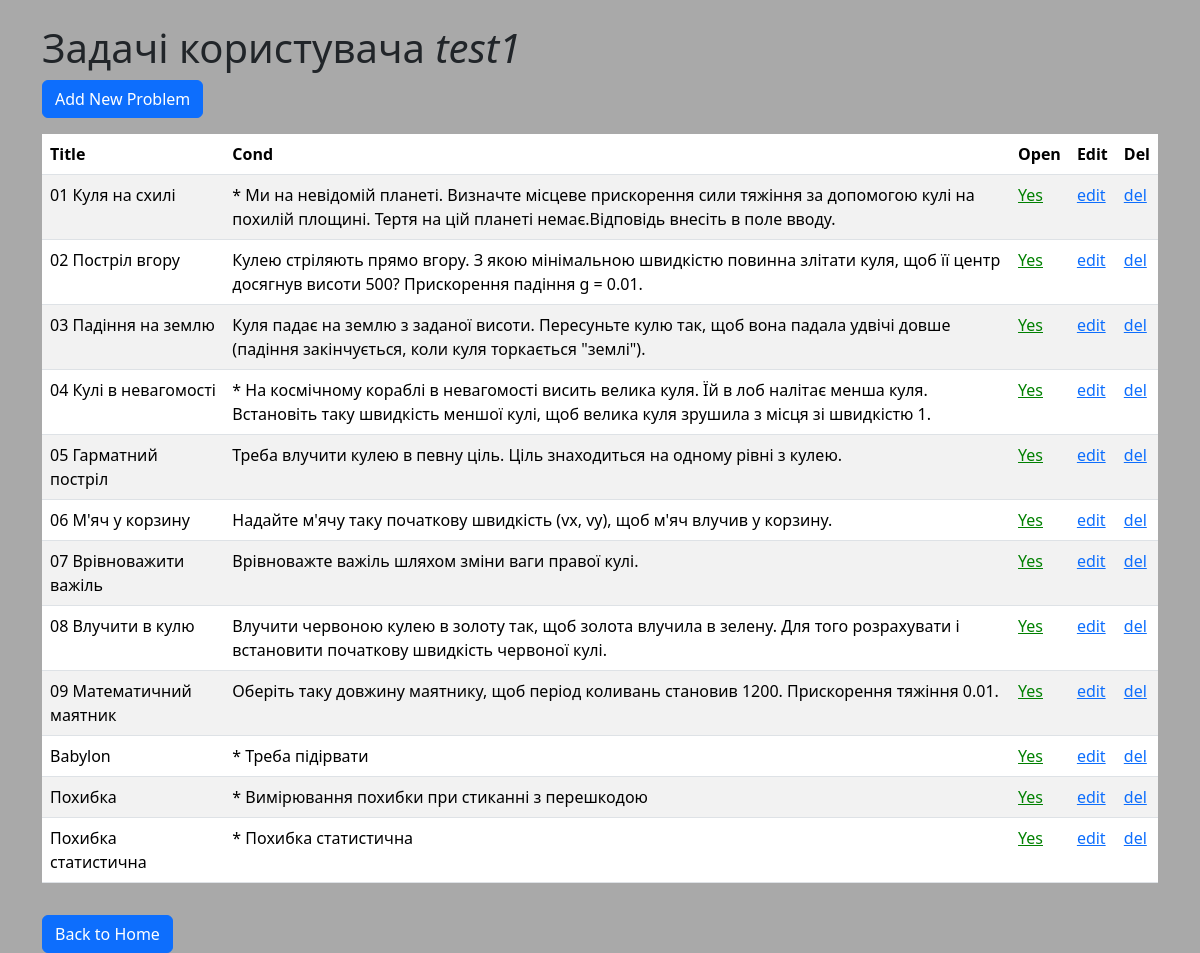
/admin (signed in), run on the app's committed database.
### web_macro_mech/models.py (models this page shows)
class Base(DeclarativeBase):
    pass

class User(Base, UserMixin):
    __tablename__ = "users"
    id: Mapped[int] = mapped_column(primary_key=True)
    username: Mapped[str] = mapped_column(String(150), unique=True, nullable=False)
    password_hash: Mapped[str] = mapped_column(String(128), nullable=False)
    problems: Mapped[list["Problem"]] = relationship(back_populates="user")

class Problem(Base):
    __tablename__ = "problems"
    id: Mapped[int] = mapped_column(primary_key=True)
    title: Mapped[str] = mapped_column(String(150), nullable=False)
    cond: Mapped[str] = mapped_column(Text, nullable=False)
    init: Mapped[str] = mapped_column(Text, nullable=False)
    answer: Mapped[str] = mapped_column(Text, nullable=False)
    isOpen: Mapped[bool] = mapped_column(Boolean, default=True)
    username: Mapped[str] = mapped_column(ForeignKey("users.username"))
    user: Mapped["User"] = relationship(back_populates="problems")

### web_macro_mech/routes/main.py (the view)
@main_bp.route('/admin', methods=['GET'])
@login_required
def admin():
    with SessionLocal() as db:
        problems = db.query(Problem).filter(Problem.username == current_user.username).all()
        return render_template('admin.html', problems=problems)

### web_macro_mech/__init__.py (called while the page is built)
@login_manager.user_loader
def load_user(user_id):
    with SessionLocal() as session:
        return session.get(User, int(user_id))

### web_macro_mech/templates/admin.html (shortened to what this page needs)
<!DOCTYPE html>
<html lang="en">
<head>
    <link href="https://cdn.jsdelivr.net/npm/bootstrap@5.3.3/dist/css/bootstrap.min.css" rel="stylesheet"
>
    <link rel="stylesheet" href="static/index.css" />
</head>
<body>
    <div class="container">
        <h1 class="mt-4">Задачі користувача <i>{{current_user.username}}</i></h1>
        <div>
            <a href="{{ url_for('main.add_prob') }}" class="btn btn-primary">Add New Problem</a>
        </div>
        <table class="table table-striped mt-3">
            <thead>
                <tr>
                    <th>Title</th>
                    <th>Cond</th>
                    <th>Open</th>
                    <th>Edit</th>
                    <th>Del</th>
                </tr>
            </thead>
            <tbody>
                {% for problem in problems %}
                <tr>
                    <td>{{ problem.title }}</td>
                    <td>{{ problem.cond }}</td>
                    {% set color = 'green' if problem.isOpen else 'black'  %}
                    {% set yesNo = 'Yes' if problem.isOpen else 'No'  %}
                    <td>
                        <a href="{{ url_for('main.switch', id=problem.id ) }}"
                           style="color: {{ color }}">{{yesNo}}</a>
                    </td>
                    <td><a href="{{ url_for('main.edit_prob', id=problem.id ) }}">edit</a></td>
                    <td><a href="{{ url_for('main.del_prob', id=problem.id ) }}">del</a></td>
                </tr>
                {% endfor %}
            </tbody>
        </table>
        <a href="{{ url_for('main.index') }}" class="btn btn-primary mt-3">Back to Home</a>
    </div>
</body>
</html>

### web_macro_mech/static/index.css (style rules this page uses)
body { background-color: darkgrey; }
:root { --canvas-width: 800px; --canvas-height: 600px; }

### data on the page
User: username "test1"
Problem: title "01 Куля на схилі", cond "* Ми на невідомій планеті. Визначте місцеве прискорення сили тяжіння за допомогою кулі на похилій площині. Тертя на цій планеті немає.Відповідь внесіть в поле вводу.", yesNo "Yes"
Problem: title "02 Постріл вгору", cond "Кулею стріляють прямо вгору. З якою мінімальною швидкістю повинна злітати куля, щоб її центр досягнув висоти 500? Прискорення падіння g = 0.01.", yesNo "Yes"
Problem: title "03 Падіння на землю", cond "Куля падає на землю з заданої висоти. Пересуньте кулю так, щоб вона падала удвічі довше (падіння закінчується, коли куля торкається \"землі\").", yesNo "Yes"
Problem: title "04 Кулі в невагомості", cond "* На космічному кораблі в невагомості висить велика куля. Їй в лоб налітає менша куля. Встановіть таку швидкість меншої кулі, щоб велика куля зрушила з місця зі швидкістю 1.", yesNo "Yes"
Problem: title "05 Гарматний постріл", cond "Треба влучити кулею в певну ціль. Ціль знаходиться на одному рівні з кулею.", yesNo "Yes"
Problem: title "06 М'яч у корзину", cond "Надайте м'ячу таку початкову швидкість (vx, vy), щоб м'яч влучив у корзину.", yesNo "Yes"
Problem: title "07 Врівноважити важіль", cond "Врівноважте важіль шляхом зміни ваги правої кулі.", yesNo "Yes"
Problem: title "08 Влучити в кулю", cond "Влучити червоною кулею в золоту так, щоб золота влучила в зелену. Для того розрахувати і встановити початкову швидкість червоної кулі.", yesNo "Yes"
Problem: title "09 Математичний маятник", cond "Оберіть таку довжину маятнику, щоб період коливань становив 1200. Прискорення тяжіння 0.01.", yesNo "Yes"
Problem: title "Babylon", cond "* Треба підірвати", yesNo "Yes"
Problem: title "Похибка", cond "* Вимірювання похибки при стиканні з перешкодою", yesNo "Yes"
Problem: title "Похибка статистична", cond "* Похибка статистична", yesNo "Yes"
